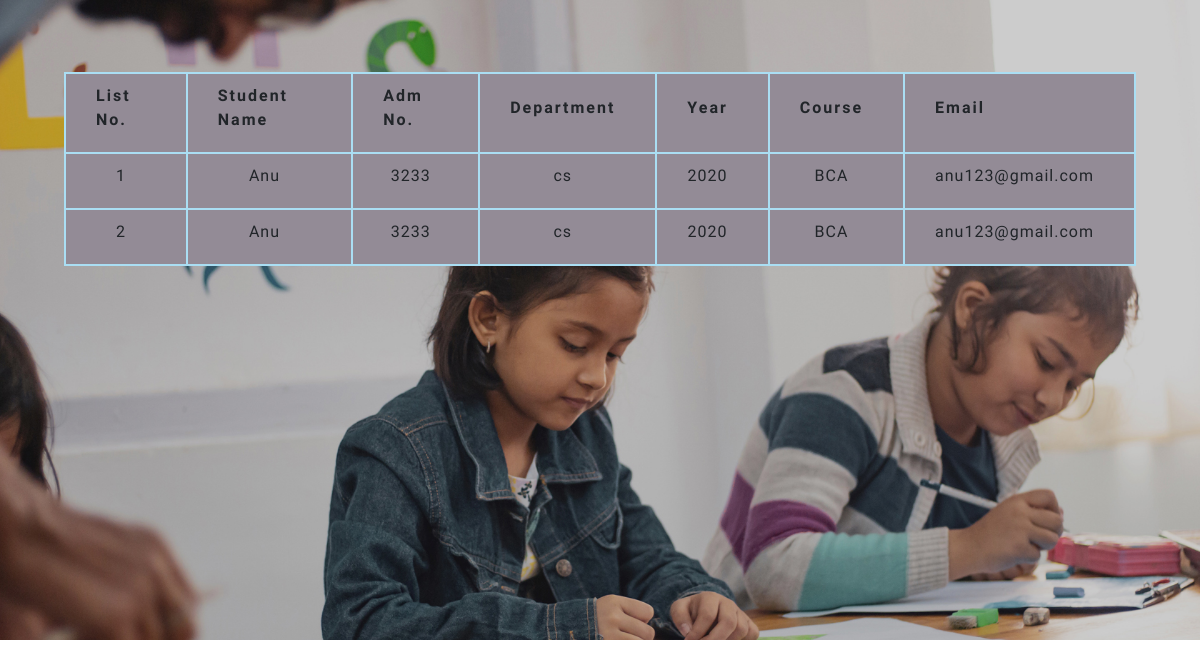
Screenshot of /parentview/ (signed in) with the database file from the repository.
### student/models.py (models this page shows)
class studreg(models.Model):
    sname=models.CharField(max_length=200,null=True)
    admno=models.IntegerField()
    department=models.CharField(max_length=200,null=True)
    year=models.IntegerField()
    course=models.CharField(max_length=200,null=True)
    email=models.CharField(max_length=200,null=True)
    password=models.CharField(max_length=200,null=True)
    contactno=models.IntegerField()

### student/views.py (the view)
# urls.py: path('parentview/',views.parentview,name='parentview'),
def parentview(request):
    sname=request.session['sname']
    cr=studreg.objects.filter(sname=sname)
    return render(request,'parentview.html',{'cr':cr})

### student/templates/parentview.html (shortened to what this page needs)
    {% load static %}
    <!DOCTYPE html>
    <html lang="zxx">
       <head>
          <link href="{% static 'css/bootstrap.min.css' %}" rel="stylesheet" type="text/css" media="all">
          <link href="{% static 'css/font-awesome.min.css' %}" rel="stylesheet">
          <link href="{% static 'css/style.css' %}" rel='stylesheet' type='text/css' media="all">
       </head>
        <body>
            <div class="main-top" id="home">
                <div class="headder-top"><br><br><form action="" method="POST">
        <table>
            <tr>
                <th>List No.</th>
                <th>Student Name</th>
                <th>Adm No.</th>
                <th>Department</th>
                <th>Year</th>
                <th>Course</th>
                <th>Email</th>
            </tr>
            {% for i in cr %}
            <tr>
                <td>{{ forloop.counter }}</td>
                <td>{{ i.sname }}</td>
                <td>{{ i.admno }}</td>
                <td>{{ i.department}}</td>
                <td>{{ i.year }}</td>
                <td>{{ i.course }}</td>
                <td>{{ i.email }}</td>
            </tr>
            {% endfor %}
        </table>
    </form>
</div>
</div>
</body>
</html>

### student/static/css/style.css (style rules this page uses)
html { scroll-behavior: smooth; }
html, body { padding: 0; margin: 0; background: #fff; letter-spacing: 1px; font-family: 'Oxygen', sans-serif; }
.main-top { background: url(../images/b3.jpg) no-repeat; background-size: cover; -webkit-background-size: cover; -moz-background-size: cover; -o-background-size: cover; -ms-background-size: cover; min-height: 800px; }
.headder-top { position: absolute; width: 100%; padding: 1.5em 5em; }
@media (max-width:1440px) { .main-top { min-height: 680px; } }
@media (max-width:1366px) { .headder-top { padding: 1.5em 4em; } }
@media (max-width:1280px) { .main-top { min-height: 640px; } }

### student/templates/parentview.html (style rules this page uses)
table, th, td { border: 2px solid rgb(170, 222, 243); background-color: rgb(147, 139, 150);; }
th { letter-spacing: 2px ; padding-top: 10px; padding-bottom: 20px; padding-left: 30px; padding-right: 40px; }
td { letter-spacing: 1px; padding-top: 10px; padding-bottom: 20px; padding-left: 30px; padding-right: 40px; }
tbody td { text-align: center; }

### rows the page displays
studreg: sname "Anu", admno "3233", department "cs", year "2020", course "BCA", email "anu123@gmail.com"
studreg: sname "Anu", admno "3233", department "cs", year "2020", course "BCA", email "anu123@gmail.com"
